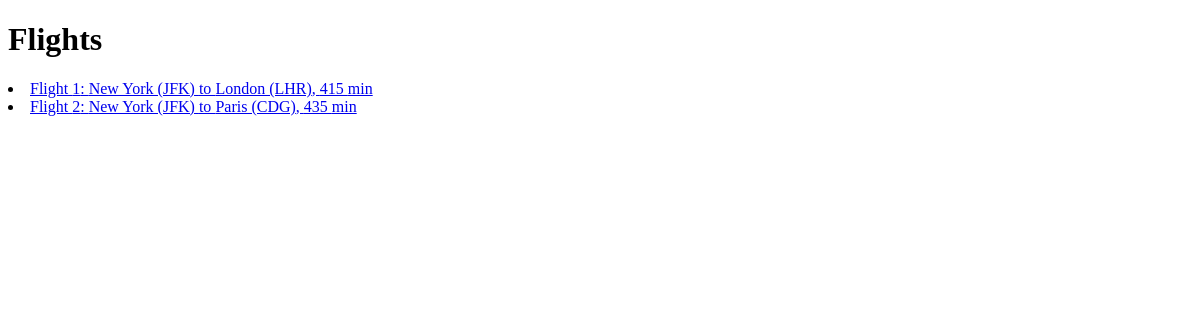
Before: /flights/ with the older database file.
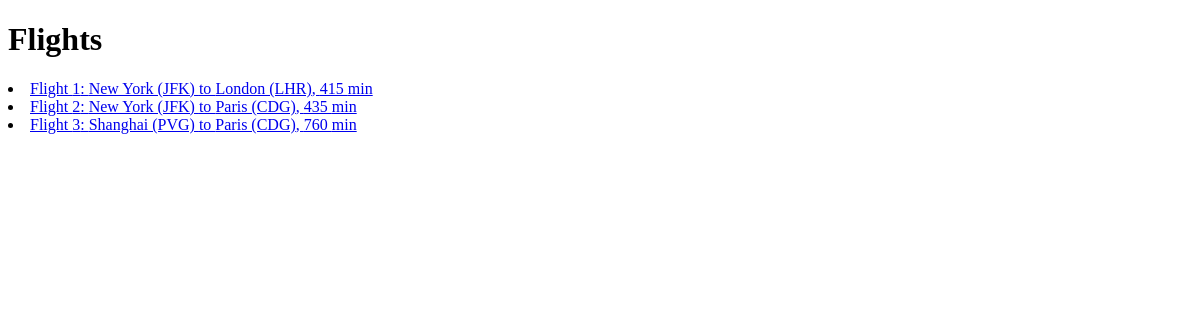
After: the same page with the newer database file.
### flights/models.py (models this page shows, shortened)
class Flight(models.Model):
    origin = models.ForeignKey(Airport, on_delete=models.CASCADE, related_name="departures")
    destination = models.ForeignKey(Airport, on_delete=models.CASCADE, related_name="arrivals")
    duration = models.IntegerField()

class Airport(models.Model):
    code = models.CharField(max_length=3)
    city = models.CharField(max_length=64)
    def __str__(self):
        return f"{self.city} ({self.code})"

### flights/views.py (the view)
# urls.py: path("", views.index, name="index"),
def index(request):
    return render(request, "flights/index.html", {
        "flights": Flight.objects.all()
    })

### flights/templates/flights/index.html
{% extends "flights/layout.html"%}
{% block body%}
    <h1>Flights</h1>
    {% for flight in flights %}
    <li>
        <a href="{% url 'flights:flight' flight.id %}">Flight {{ flight.id}}:  {{ flight.origin}} to {{ flight.destination}}, {{ flight.duration}} min  </a>
    </li>
    {% empty %}
        <h1>There are no flights!</h1>
    {% endfor %}
{% endblock %}

Changed rows visible on the page:
added Flight: id "3", origin "Shanghai (PVG)", destination "Paris (CDG)", duration "760"
